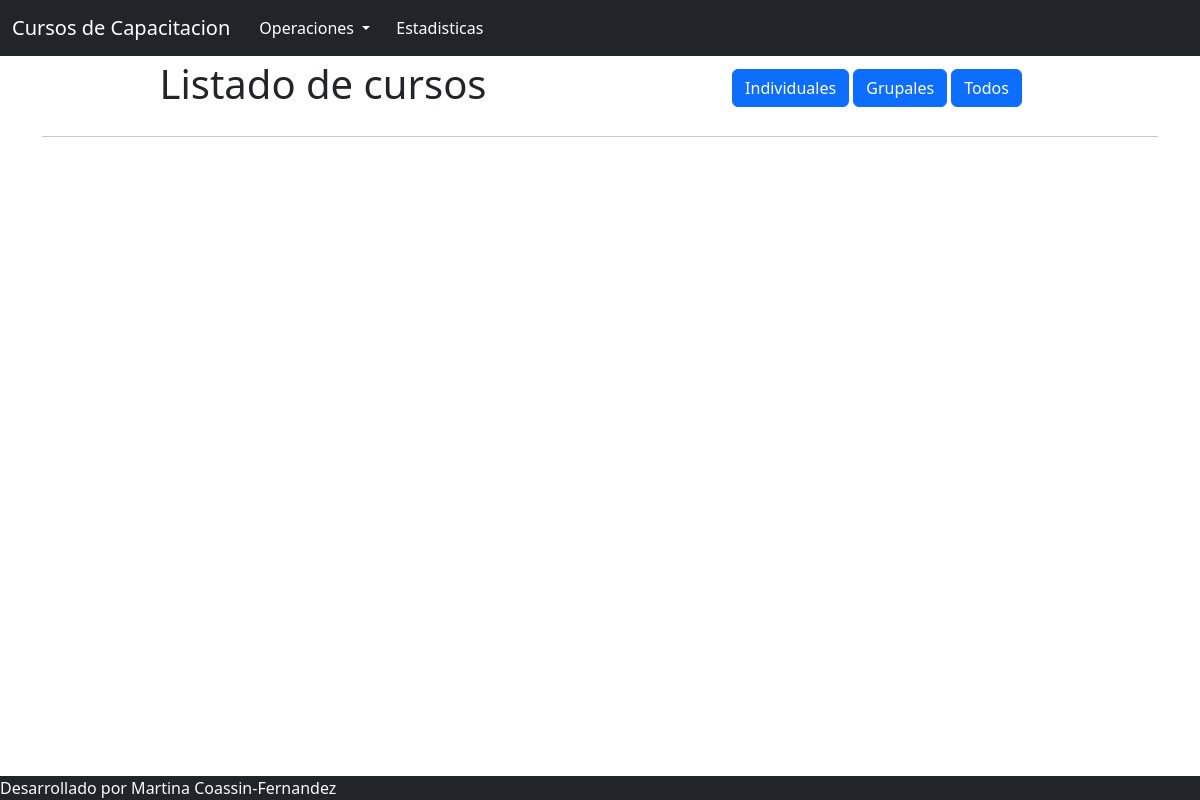
The app's page /Vista/ListadoCursos.php, older data.
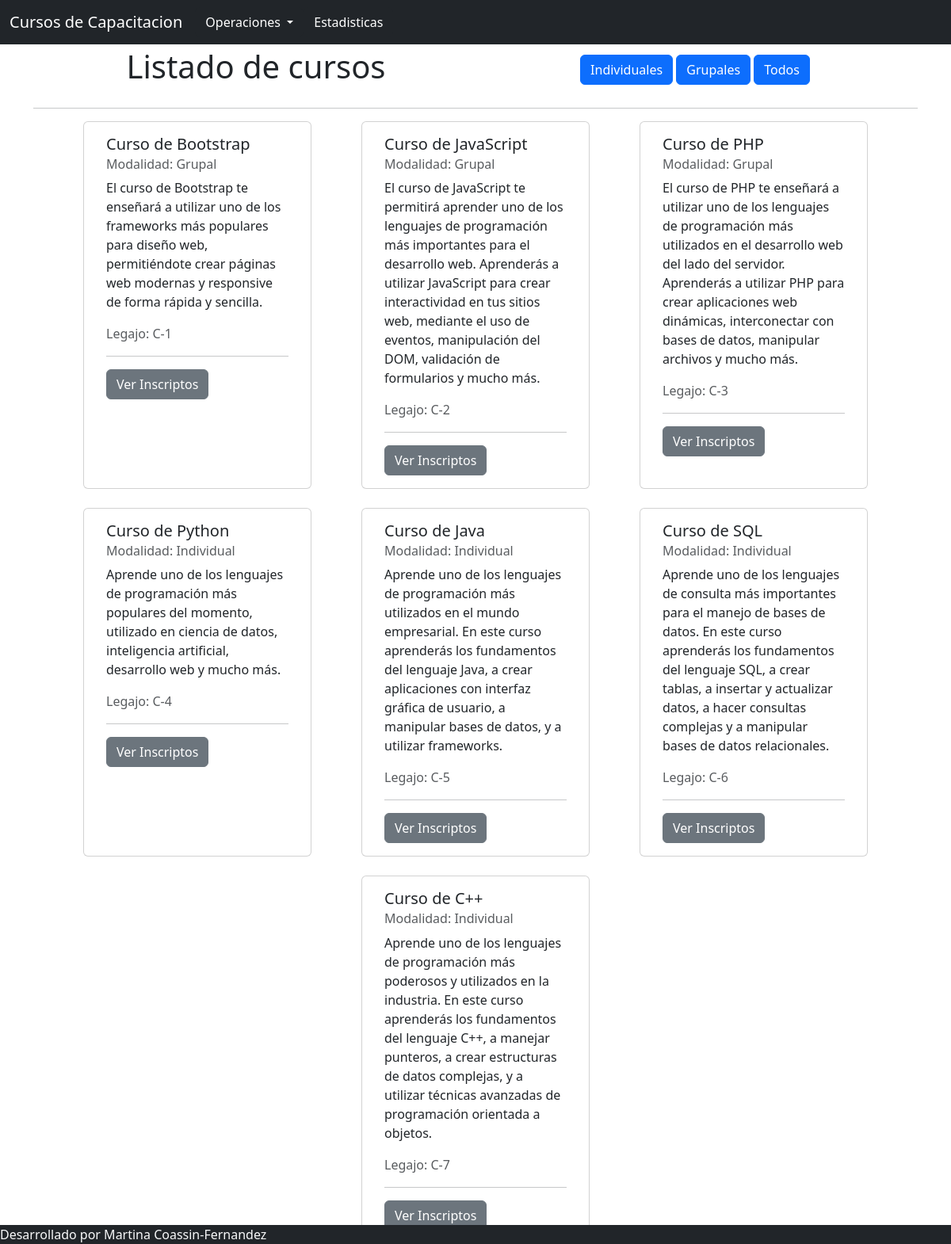
The same page, newer data.
### tables this page shows
CREATE TABLE IF NOT EXISTS `cursos` (
  `id` int NOT NULL AUTO_INCREMENT,
  `nombre` varchar(100) NOT NULL,
  `legajo` varchar(10) NOT NULL,
  `descripcion` varchar(400) NOT NULL,
  `modalidad` varchar(20) NOT NULL,
  PRIMARY KEY (`id`)
);

### util/funciones.php (called while the page is built, shortened)
<?php
spl_autoload_register(function ($class_name){
    $directorys = array(
        $GLOBALS['ROOT'].'Modelo/',
        $GLOBALS['ROOT'].'Modelo/Conector/',
        $GLOBALS['ROOT'].'Control/',
    );
});
?>

### Modelo/Curso.php (called while the page is built, shortened)
<?php
class Curso
{
    private $nombre;
    private $legajo;
    private $descripcion;
    private $modalidad;
    public function __construct()
    {
        $this->nombre = "";
        $this->legajo = "";
        $this->descripcion = "";
        $this->modalidad = "";
    }
    public function setear($id, $nombre, $legajo, $descripcion, $modalidad)
    {
        $this->nombre = $nombre;
        $this->legajo = $legajo;
        $this->descripcion = $descripcion;
        $this->modalidad = $modalidad;
    }
    public function getNombre()
    {
        return $this->nombre;
    }
    public function getLegajo()
    {
        return $this->legajo;
    }
    public function getDescripcion()
    {
        return $this->descripcion;
    }
    public function getModalidad()
    {
        return $this->modalidad;
    }
    public static function listar($parametro = "")
    {
        $arreglo = array();
        $base = new BaseDatos();
        $sql = "SELECT * FROM cursos ";
        if ($parametro != "") {
            $sql .= 'WHERE ' . $parametro;
        }
        $res = $base->Ejecutar($sql);
        if ($res > -1) {
            if ($res > 0) {
                while ($row = $base->Registro()) {
                    $obj = new Curso();
                    $obj->setear($row['id'], $row['nombre'], $row['legajo'], $row['descripcion'], $row['modalidad']);
                    array_push($arreglo, $obj);
                }
            }
        }
        return $arreglo;
    }
}

### Modelo/Conector/BaseDatos.php (called while the page is built, shortened)
<?php
class BaseDatos extends PDO {
  	private $indice;
  	private $resultado;
    public function __construct(){
        $this->indice =0;
    }
    public function setSQL($e){
        return "\n".$this->sql = $e;
    }
    public function Ejecutar($sql){
        if ( stristr($sql,"select")){
            $resp =  $this->EjecutarSelect($sql);
        }
        return $resp;
   }
   private function EjecutarSelect($sql){
       $cant = -1;
       $resultado=parent::query($sql);
       if(!$resultado){
           $this->analizarDebug();
       }else {
          $arregloResult = $resultado->fetchAll();
          $cant = count($arregloResult);
       }
       return $cant;
   }
   public function Registro() {
       $filaActual = false;
       $indiceActual = $this->getIndice();
       if ($indiceActual>=0) {
           $filas = $this->getResultado();
           if($indiceActual<count($filas)){
               $filaActual =  $filas[$indiceActual];
           }else {
               $this->setIndice(-1);
           }
       }
       return $filaActual;
   }
   private function setIndice ($valor){
       $this->indice = $valor;
   }
   private function getIndice (){
       return $this->indice;
   }
   private function setResultado($valor){
       $this->resultado = $valor;
   }
   private function getResultado(){
      return $this->resultado;
   }
}

### Control/C_Curso.php (called while the page is built, shortened)
<?php
class C_Curso
{
    public function buscar($param)
    {
        $where = " true ";
        $obj = new Curso();
        $arreglo =  $obj->listar($where);
        return $arreglo;
    }
}

### Vista/ListadoCursos.php (the view, shortened to what this page needs)
<?php include_once('Common/header.php');
$cursos = new C_Curso;
$arrayCursos = $cursos->buscar([]);
?>
<div class="container d-flex flex-column justify-content-center ">
    <div class="row justify-content-center d-flex m-1">
        <h1 class="col align-self-center text-center">Listado de cursos</h1>
        <div class="col align-self-center text-center">
            <button class="btn btn-primary individuales">Individuales</button>
            <button class="btn btn-primary grupales">Grupales</button>
            <button class="btn btn-primary todos">Todos</button>
        </div>
    </div>
<hr>
    <div class="container">
        <div class="cursos row justify-content-evenly g-4">
            <?php
            foreach ($arrayCursos as $curso) {
            ?>
                <div class="card col-3" style="width: 18rem;">
                    <div class="card-body">
                        <h5 class="card-title"><?php echo $curso->getNombre() ?></h5>
                        <h6 class="card-subtitle mb-2 text-muted">Modalidad: <span><?php echo ucwords(strtolower($curso->getModalidad())) ?></span></h6>
                        <p class="card-text"><?php echo $curso->getDescripcion() ?></p>
                        <p class="text-muted">Legajo: <?php echo $curso->getLegajo() ?></p>
                        <hr>
                        <form action="listarPersonasInscriptas.php" method="post">
                            <button class="btn btn-secondary" type="submit"> Ver Inscriptos </button>
                        </form>
                    </div>
                </div>
            <?php
            }
            ?>
        </div>
    </div>
</div>
<?php include_once('Common/footer.php') ?>

### Vista/Common/header.php (shortened to what this page needs)
<!DOCTYPE html>
<html lang="es">
<head>
    <link href="https://cdn.jsdelivr.net/npm/bootstrap@5.3.0-alpha1/dist/css/bootstrap.min.css" rel="stylesheet">
  </head>
<body>
<nav class="navbar navbar-expand-lg navbar-dark bg-dark">
  <div class="container-fluid">
  <a class="navbar-brand" href="Index.php">Cursos de Capacitacion</a>
    <div class="collapse navbar-collapse" id="navbarNavDarkDropdown">
      <ul class="navbar-nav">
        <li class="nav-item dropdown">
          <button class="btn btn-dark dropdown-toggle" data-bs-toggle="dropdown" aria-expanded="false">
            Operaciones
          </button>
        </li>
        <li class="nav-item">
        <button class="btn btn-dark" >
        <a class="dropdown-item" href="Estadisticas.php">Estadisticas</a>
          </button>
        </li>
      </ul>
    </div>
  </div>
</nav>

### Vista/Common/footer.php (shortened to what this page needs)
<footer class="bg-dark text-light fixed-bottom"> Desarrollado por Martina Coassin-Fernandez</footer>
</body>
</html>

Row changes from the older to the newer data that the page shows:
added cursos: nombre "Curso de Bootstrap", modalidad "Grupal", descripcion "El curso de Bootstrap te enseñará a utilizar uno de los frameworks más populares para diseño web, permitiéndote crear páginas web modernas y responsive de forma rápida y sencilla.", legajo "C-1"
added cursos: nombre "Curso de JavaScript", modalidad "Grupal", descripcion "El curso de JavaScript te permitirá aprender uno de los lenguajes de programación más importantes para el desarrollo web. Aprenderás a utilizar JavaScript para crear interactividad en tus sitios web, mediante el uso de eventos, manipulación del DOM, validación de formularios y mucho más.", legajo "C-2"
added cursos: nombre "Curso de PHP", modalidad "Grupal", descripcion "El curso de PHP te enseñará a utilizar uno de los lenguajes de programación más utilizados en el desarrollo web del lado del servidor. Aprenderás a utilizar PHP para crear aplicaciones web dinámicas, interconectar con bases de datos, manipular archivos y mucho más.", legajo "C-3"
added cursos: nombre "Curso de Python", modalidad "Individual", descripcion "Aprende uno de los lenguajes de programación más populares del momento, utilizado en ciencia de datos, inteligencia artificial, desarrollo web y mucho más.", legajo "C-4"
added cursos: nombre "Curso de Java", modalidad "Individual", descripcion "Aprende uno de los lenguajes de programación más utilizados en el mundo empresarial. En este curso aprenderás los fundamentos del lenguaje Java, a crear aplicaciones con interfaz gráfica de usuario, a manipular bases de datos, y a utilizar frameworks.", legajo "C-5"
added cursos: nombre "Curso de SQL", modalidad "Individual", descripcion "Aprende uno de los lenguajes de consulta más importantes para el manejo de bases de datos. En este curso aprenderás los fundamentos del lenguaje SQL, a crear tablas, a insertar y actualizar datos, a hacer consultas complejas y a manipular bases de datos relacionales.", legajo "C-6"
added cursos: nombre "Curso de C++", modalidad "Individual", descripcion "Aprende uno de los lenguajes de programación más poderosos y utilizados en la industria. En este curso aprenderás los fundamentos del lenguaje C++, a manejar punteros, a crear estructuras de datos complejas, y a utilizar técnicas avanzadas de programación orientada a objetos.", legajo "C-7"
